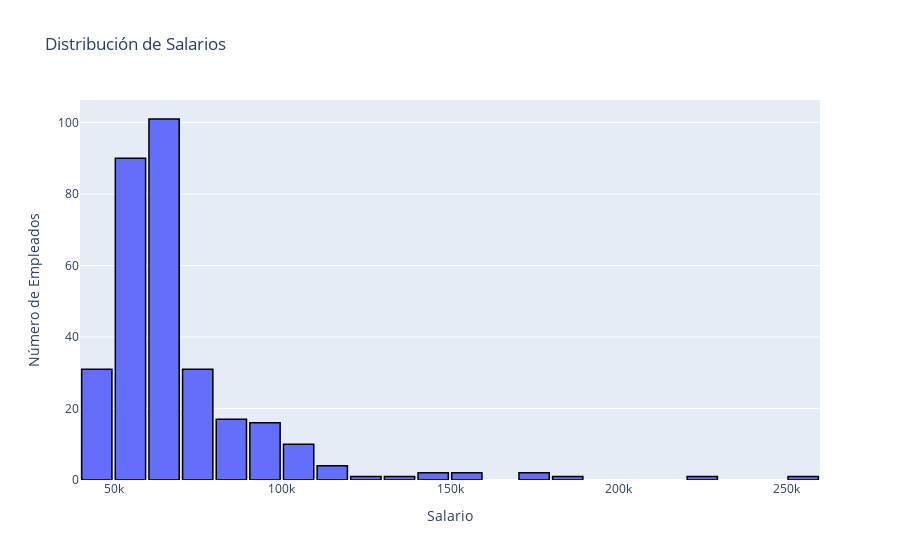

Write notebook code for a chart like this one.
### Markdown cell above
**Gráfica de barras: Distribución de salarios**

### Code cell
import plotly.express as px
import plotly.graph_objects as go


fig1 = px.histogram(hr_data, x='Salary', nbins=25, title='Distribución de Salarios')
fig1.update_layout(
    xaxis_title='Salario',
    yaxis_title='Número de Empleados',
    bargap=0.1,
)
fig1.update_traces(marker_line_width=1.5, marker_line_color='black')

### Figure 1 — Plotly figure (JSON) as saved in the notebook; plotly's stock layout.template omitted (floating-point values rounded to 4 significant figures; data arrays with more than 128 entries replaced by an {"elided": "..."} marker saying what was removed)
{"data": [{"alignmentgroup": "True", "bingroup": "x", "hovertemplate": "Salary=%{x}<br>count=%{y}<extra></extra>", "legendgroup": "", "marker": {"color": "#636efa", "line": {"color": "black", "width": 1.5}, "pattern": {"shape": ""}}, "name": "", "nbinsx": 25, "offsetgroup": "", "orientation": "v", "showlegend": false, "type": "histogram", "x": {"elided": "311 int values"}, "xaxis": "x", "yaxis": "y"}], "layout": {"bargap": 0.1, "barmode": "relative", "legend": {"tracegroupgap": 0}, "title": {"text": "Distribución de Salarios"}, "xaxis": {"anchor": "y", "domain": [0, 1], "title": {"text": "Salario"}}, "yaxis": {"anchor": "x", "domain": [0, 1], "title": {"text": "Número de Empleados"}}}}
